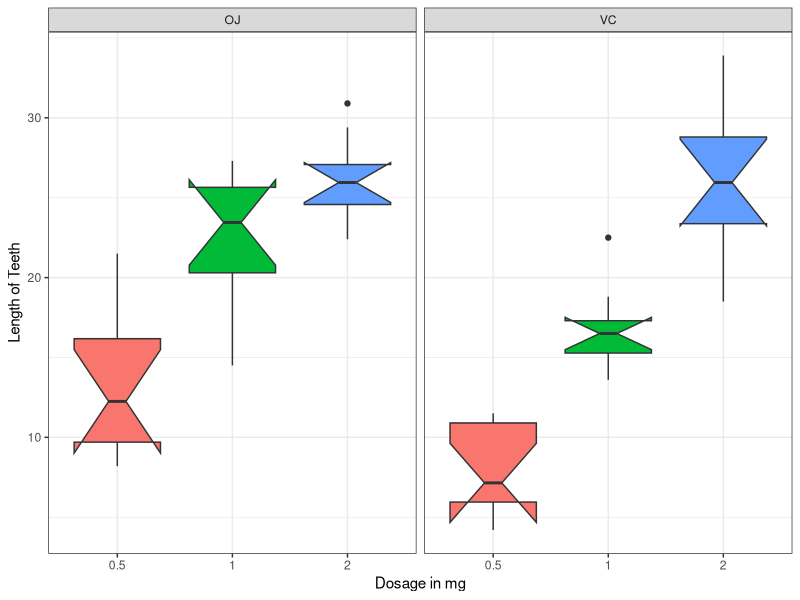
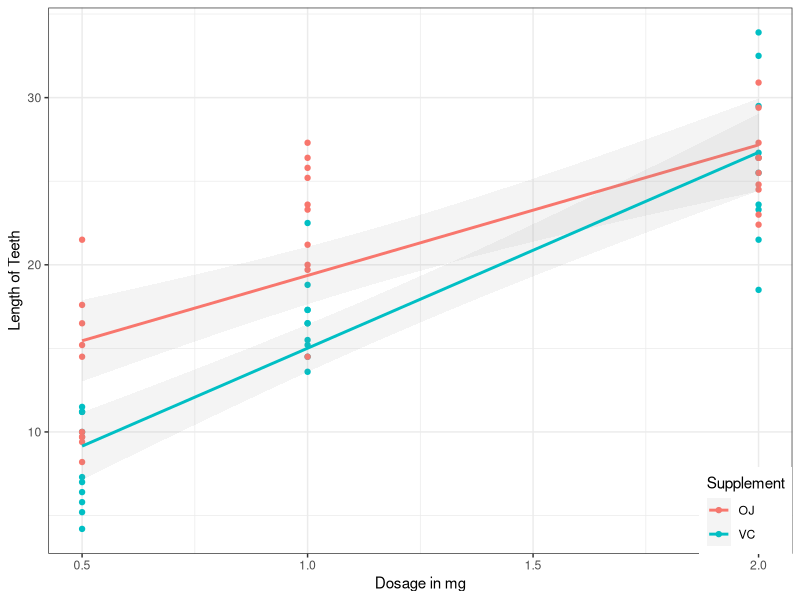

Generate these figures, in order, with R: (Note: this script raises an error after producing the figures.)
## ---- chunk 1
library(datasets);data(ToothGrowth);library(ggplot2)
data <- ToothGrowth

#load function to show 2 ggplots sode by side, from http://gettinggeneticsdone.blogspot.com/2010/03/arrange-multiple-ggplot2-plots-in-same.html. I modified the function to allow for adding a common title at the top
require(grid)
vp.layout <- function(x, y) viewport(layout.pos.row=x, layout.pos.col=y)
arrange_ggplot2 <- function(..., nrow=NULL, ncol=NULL, as.table=FALSE) {
  dots <- list(...)
	n <- length(dots)
	if(is.null(nrow) & is.null(ncol)) { nrow = floor(n/2) ; ncol = ceiling(n/nrow)}
	if(is.null(nrow)) { nrow = ceiling(n/ncol)}
	if(is.null(ncol)) { ncol = ceiling(n/nrow)}
        ## NOTE see n2mfrow in grDevices for possible alternative
grid.newpage()
pushViewport(viewport(layout=grid.layout(nrow+1,ncol,heights = unit(c(0.5,5),"null")  ) ))
	ii.p <- 1
	for(ii.row in seq(1, nrow)){
	ii.table.row <- ii.row	
	if(as.table) {ii.table.row <- nrow - ii.table.row + 1}
		for(ii.col in seq(1, ncol)){
			ii.table <- ii.p
			if(ii.p > n) break
			print(dots[[ii.table]], vp=vp.layout(ii.table.row+1, ii.col))
			ii.p <- ii.p + 1
		}
	}
}
## ---- chunk 2
ch1<-ggplot(data,aes(x=factor(dose),y=len,fill=factor(dose)))+geom_boxplot(notch=T,notchwidth = 0.2)+theme_bw()
ch1 <- ch1+facet_wrap(~supp)+ theme(legend.position="none")+scale_x_discrete("Dosage in mg")+scale_y_continuous("Length of Teeth")
ch2<-ggplot(data,aes(x=dose,y=len,color=supp,group=supp))+geom_point()+stat_smooth(method="lm",alpha=0.1)
ch2 <-ch2+theme_bw()+theme(legend.justification=c(1,0),legend.position=c(1, 0))+scale_color_discrete("Supplement")
ch2<-ch2+scale_x_continuous("Dosage in mg")+scale_y_continuous("Length of Teeth")
## ---- chunk 3
library(dplyr);library(reshape2);library(knitr)
aux <- data %.% group_by(supp,dose) %.% summarise(Mean=mean(len),Min=min(len),Max=max(len),"Std. Dev"=sd(len))
aux2<-dcast(melt(aux,id.vars=c("supp","dose")),dose~supp+variable,fun.aggregate=sum)
aux2<- round(aux2,2)
names(aux2)[1] <- "Dosage"
kable(aux2, format = "markdown")
## ---- chunk 4
arrange_ggplot2(ch1,ch2)
grid.text("Exploratory Analysis for Tooth Growth Data", vp = viewport(layout.pos.row = 1, layout.pos.col = 1:2))
## ---- chunk 5
t.test(len~supp,paired=F,var.equal=T,data=data,alternative="g")$p.value
t.test(len~supp,paired=F,var.equal=F,data=data,alternative="g")$p.value

#adjusted values
t.test(len~supp,paired=F,var.equal=T,data=data,alternative="g")$p.value*50
t.test(len~supp,paired=F,var.equal=F,data=data,alternative="g")$p.value*50
## ---- chunk 6
results = data.frame(supplement=character(),dose_1=numeric(),dose_2=numeric(),ll=numeric(),
                     ul=numeric(),pval=numeric(),variance_equal=logical(),test=character(),stringsAsFactors=F)
k=1
for (i in levels(data$supp)) {
  for (j in unique(data$dose)) {
    for (test in c("greater","less")) {
      for (variance in c(T,F)) {
        data1 <- subset(data,supp==i & dose!=j)
        temp <- t.test(len~dose,paired=F,var.equal=variance,data=data1,alternative=test)
        results[k,"supplement"] <- i; results[k,"dose_1"] <- unique(data1$dose)[1]; 
        results[k,"dose_2"] <- unique(data1$dose)[2]; results[k,"ll"] <- temp$conf.int[1]
        results[k,"ul"] <- temp$conf.int[2]; results[k,"pval"] <- temp$p.value
        results[k,"variance_equal"] <- variance; results[k,"test"] <- test
        k <- k+1
      }
    }
  }
}

results$adj_pval <- results$pval*50
results$outcome <- ifelse(results$pval<=0.05,"Difference","No Difference")
results[c(4:6,9)] <- round(results[c(4:6,9)],3)
results2 <- subset(results,outcome=="Difference")
results2 <- results2[,c(1:6,9,7,8,10)]
kable(results2, format = "markdown")
## ---- chunk 7
results_a = data.frame(dose=numeric(),supplement1=character(),supplement2=character(),ll=numeric(),
                     ul=numeric(),pval=numeric(),variance_equal=logical(),test=character(),stringsAsFactors=F)
k=1
for (j in unique(data$dose)) {
    for (test in c("greater","less")) {
      for (variance in c(T,F)) {
        data1 <- subset(data, dose==j)
        temp <- t.test(len~supp,paired=F,var.equal=variance,data=data1,alternative=test)
        results_a[k,"supplement1"] <- levels(data1$supp)[1]; results_a[k,"supplement2"] <- levels(data1$supp)[2]
        results_a[k,"dose"] <- j; results_a[k,"ll"] <- temp$conf.int[1]
        results_a[k,"ul"] <- temp$conf.int[2]; results_a[k,"pval"] <- temp$p.value
        results_a[k,"variance_equal"] <- variance; results_a[k,"test"] <- test
        k <- k+1
      }
    }
}

results_a$adj_pval <- results_a$pval*50
results_a$outcome <- ifelse(results_a$pval<=0.05,"Difference","No Difference")
results_a[c(4:6,9)] <- round(results_a[c(4:6,9)],3)
results_a2 <- subset(results_a,outcome=="Difference")
results_a2 <- results_a2[,c(1:6,9,7:8,10)]
kable(results_a2, format = "markdown")
## ---- chunk 8
results_b = data.frame(dose1=numeric(),dose2=numeric(),ll=numeric(),ul=numeric(),pval=numeric(),
                       variance_equal=logical(),test=character(),stringsAsFactors=F)
k=1
for (j in unique(data$dose)) {
    for (test in c("greater","less")) {
      for (variance in c(T,F)) {
        data1 <- subset(data, dose!=j)
        temp <- t.test(len~dose,paired=F,var.equal=variance,data=data1,alternative=test)
        results_b[k,"dose1"] <- unique(data1$dose)[1]; results_b[k,"dose2"] <- unique(data1$dose)[2]
        results_b[k,"ll"] <- temp$conf.int[1]; results_b[k,"ul"] <- temp$conf.int[2]; 
        results_b[k,"pval"] <- temp$p.value
        results_b[k,"variance_equal"] <- variance; results_b[k,"test"] <- test
        k <- k+1
      }
    }
}
results_b$adj_pval <- results_b$pval*50
results_b$outcome <- ifelse(results_b$pval<=0.05,"Difference","No Difference")
results_b[c(3:5,8)] <- round(results_b[c(3:5,8)],3)
results_b$difference <- ifelse(results_b$outcome=="Difference",T,F)
results_b2 <- subset(results_b,outcome=="Difference")
results_b2 <- results_b2[c(1:5,8,6,7,9:10)]
kable(results_b2, format = "markdown")

